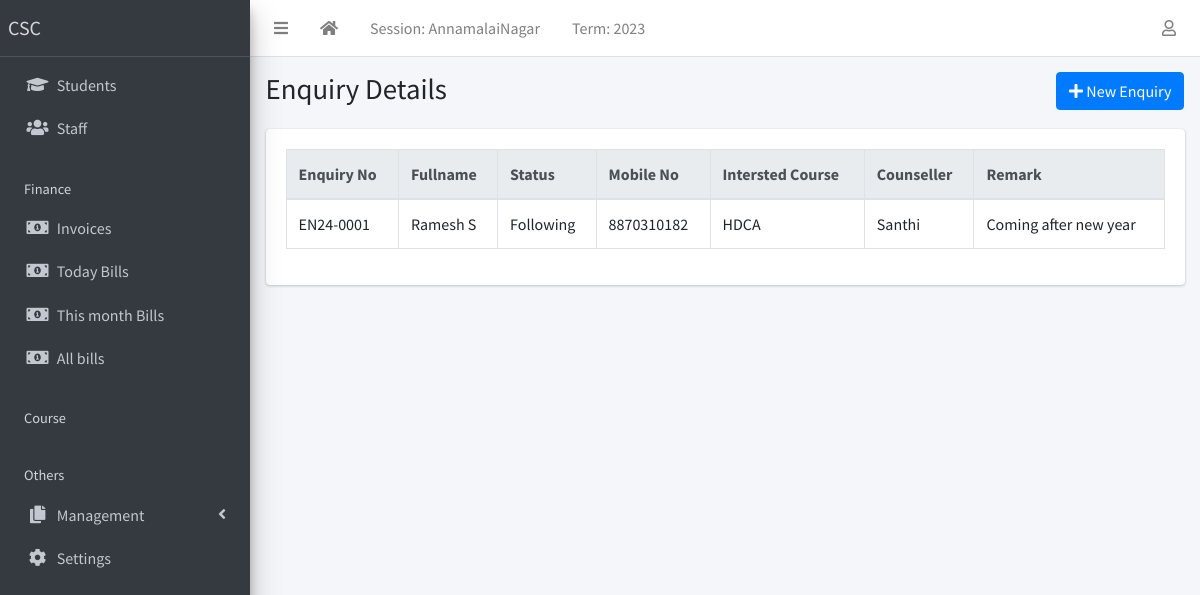
/enquiry/list (signed in), run on an earlier commit of the app's database.
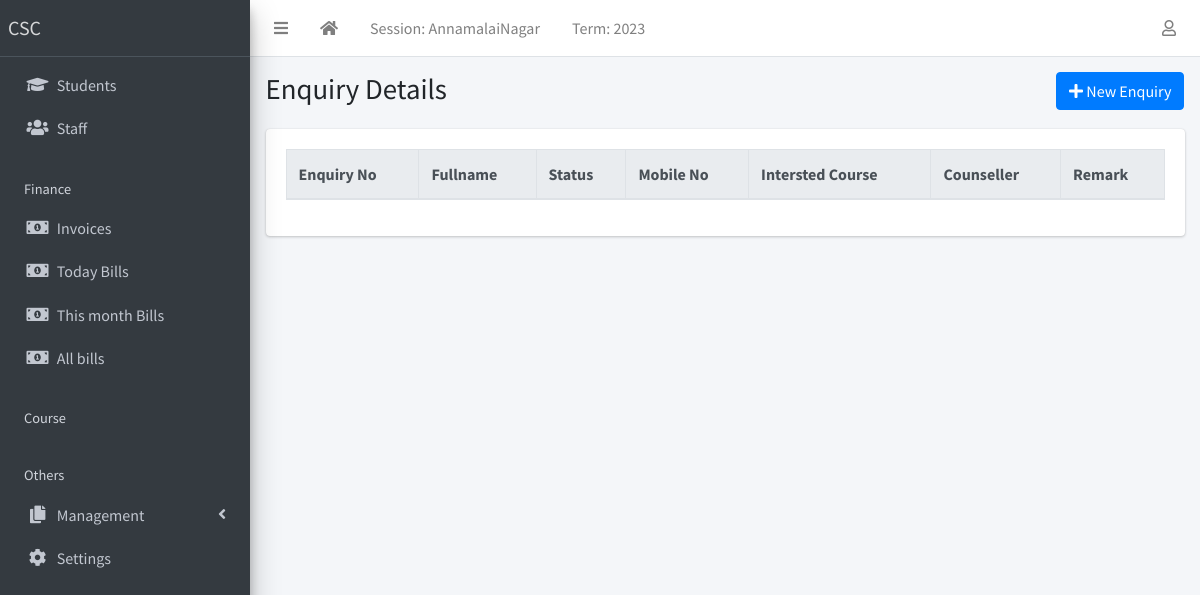
And on a later commit of the database.
### apps/enquiry/models.py (models this page shows, shortened)
class Enquiry(models.Model):
    GENDER_CHOICES = [("male", "Male"), ("female", "Female"),("others","others")]
    QUALIFICATION_STATUS_CHOICES = [("Completed", "Completed"), ("Undergoing", "Undergoing"),("others","others")]
    STUDENT_ROLE_CHOICES = [
        ("Employed", "Employed"),
        ("Unemployed", "Unemployed"),
        ("Housewife", "Housewife"),
        ("Businessman", "Businessman"),
        ("Student", "Student"),
        ("Others", "Others"),
    ]
    NEED_CHOICES = [
        ("For a job", "For a job"),
        ("For a job in software profession", "For a job in software profession"),
        ("For advance study", "For advance study"),
        ("Sponsored by company", "Sponsored by company"),
        ("others","others")
    ]
    KNOWN_CSC_CHOICES = [
        ("Television", "Television"),
        ("Newspaper", "Newspaper"),
        ("Friend recommend", "Friend recommend"),
        ("Poster", "Poster"),
        ("others","others")
    ]
    ENQUIRY_STATUS_CHOICES = [
        ("Following", "Following"),
        ("Admitted", "Admitted"),
        ("Rejected", "Rejected"),
    ]
    auto_increment = models.AutoField(primary_key=True)
    enquiry_no = models.CharField("Enquiry Number", max_length=20, unique=True, editable=False)
    name = models.CharField("Name", max_length=255, blank=False, default="")
    f_name = models.CharField("Father Name", max_length=255, blank=False, default="")
    address = models.CharField("Address", max_length=255,default=None,blank=True)
    address1 = models.CharField("Address Line 2", max_length=255,default=None,blank=True,null=True)
    address2 = models.CharField("Address Line 3", max_length=255,default=None,blank=True,null=True)
    taluka = models.CharField("Taluk",max_length=255,null=True,default=None,blank=True)
    district = models.CharField("District",max_length=255,default="",blank=True)
    pincode = models.IntegerField("Pincode", blank=True, default=None)
    mobile_num_regex = RegexValidator(
        regex="^[0-9]{10,15}$", message="Entered mobile number isn't in a right format!"
    )
    mobile_number = models.CharField("Mobile Number",
        validators=[mobile_num_regex], max_length=13, blank=True
    )
    email = models.EmailField("Email", blank=False, default="")
    date_of_birth = models.DateField("Date of Birth",default=timezone.now)
    gender = models.CharField("Gender", max_length=10, choices=GENDER_CHOICES, default="male")
    student_role = models.CharField(
        "Occupation", choices=STUDENT_ROLE_CHOICES, max_length=1024, default="Student"
    )
    student_company_name = models.CharField("If Emloyed Company Name",max_length=1024,blank=True,null=True)
    enquiry_date = models.DateField(default=timezone.now)
    counsellor_remark = models.TextField("Counsellor Remark", default="",null=True)
    enquiry_status = models.CharField(
        "Enquiry Status", choices=ENQUIRY_STATUS_CHOICES, max_length=1024, default="Following"
    )
    expected_date = models.DateField("Expected Date of Join",default=timezone.now)
    qualification = models.TextField("Qualification", blank=True, default="",null=True)
    qualification_status = models.CharField(
        "Qualification Status", max_length=50, choices=QUALIFICATION_STATUS_CHOICES, default="Completed"
    )
    studying_year = models.IntegerField("Current year",default=None,null=True)
    studying_course = models.TextField("Major", max_length=255, default="",blank=True)
    student_college_name = models.CharField("School/College Name",max_length=1055,default="",blank=True,null=True)
    need_of_study = models.CharField(
        "Reason for Study", max_length=1024, choices=NEED_CHOICES, default="For a job"
    )
    known_csc = models.CharField(
        "How You Know about CSC", choices=KNOWN_CSC_CHOICES, default="Newspaper", max_length=1024
    )
    course_to_join = models.CharField(
        "Course Interested to Join", max_length=1024, default=""
    )
    time_to_study = models.CharField("Prefered Timing",max_length=255, default="")
    @property
    def others(self):
        return {
            "qualification": self.qualification,
            "qualification_status": self.qualification_status,
            "studying_year": self.studying_year,
            "studying_course": self.studying_course,
            "student_role": self.student_role,
            "need_of_study": self.need_of_study,
            "course_to_join": self.course_to_join,
            "time_to_study": self.time_to_study,
            "known_csc": self.known_csc,
        }

### apps/enquiry/views.py (the view)
# urls.py: path("list",EnquiryListView.slist, name="enquiry-list"),
    def slist(request):
        template_name = "enquiry.html"
        return render(request, template_name , context={"Enquiry":Enquiry.objects.all()})

### apps/corecode/context_processors.py (called while the page is built)
def site_defaults(request):
    current_session = AcademicSession.objects.get(current=True)
    current_term = AcademicTerm.objects.get(current=True)
    vals = SiteConfig.objects.all()
    contexts = {
        "current_session": current_session.name,
        "current_term": current_term.name,
    }
    for val in vals:
        contexts[val.key] = val.value
    return contexts

### apps/enquiry/templates/enquiry.html (shortened to what this page needs)
{% extends 'base.html' %}
{% block title %}Enquiry Details{% endblock title %}
{% block breadcrumb %}
<a class="btn btn-primary" href="{% url 'enquiry-create' %}"><i
    class="fas fa-plus"></i> New Enquiry</a>
{% endblock breadcrumb %}
{% block content %}
  <div class="table-responsive">
    <table id="studenttable" class="table table-bordered table-hover" data-page-length='100'>
      <thead class="thead-light">
        <tr>
          <th>Enquiry No</th>
          <th>Fullname</th>
          <th>Status</th>
          <th>Mobile No</th>
          <th>Intersted Course</th>
          <th>Counseller</th>
          <th>Remark</th>
        </tr>
      </thead>
      <tbody>
        {% for student in Enquiry %}
          <tr class='clickable-row' data-href="{% url 'enquiry-detail' student.auto_increment %}">
            <td>{{ student.enquiry_no}}</td>
            <td>{{ student.name}}</td>
            <td>{{ student.enquiry_status}}</td>
            <td>{{ student.mobile_number}}</td>
            <td>{{ student.course_to_join}}</td>
            <td>Santhi</td>
            <td>{{ student.counsellor_remark}}</td>
          </tr>
        {% endfor %}
      </tbody>
    </table>
  </div>
{% endblock content %}

What changed in the data, as far as the page shows it:
removed Enquiry: enquiry_no "EN24-0001", name "Ramesh S", enquiry_status "Following", mobile_number "8870310182", course_to_join "HDCA", counsellor_remark "Coming after new year"
